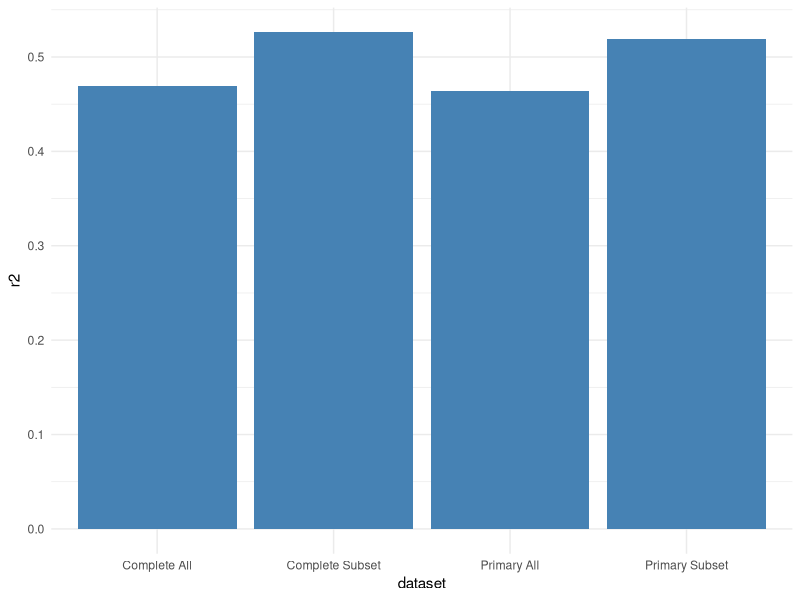
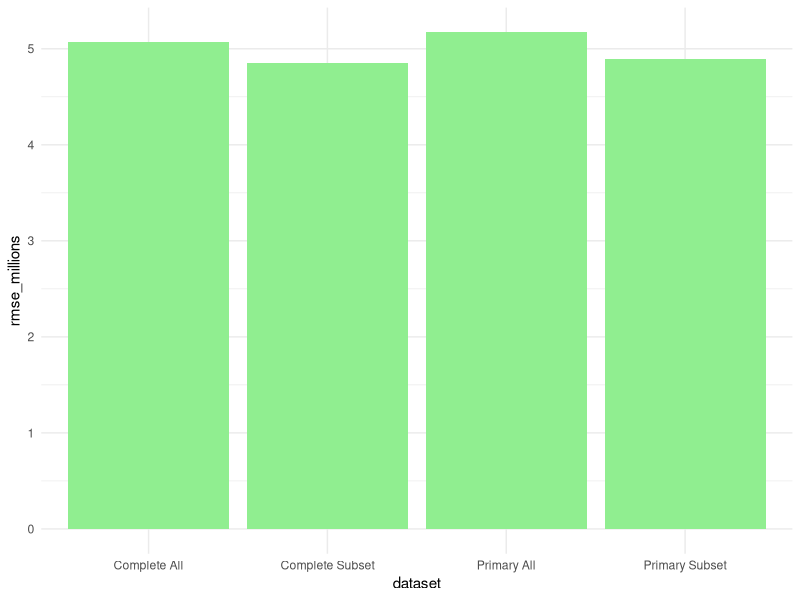
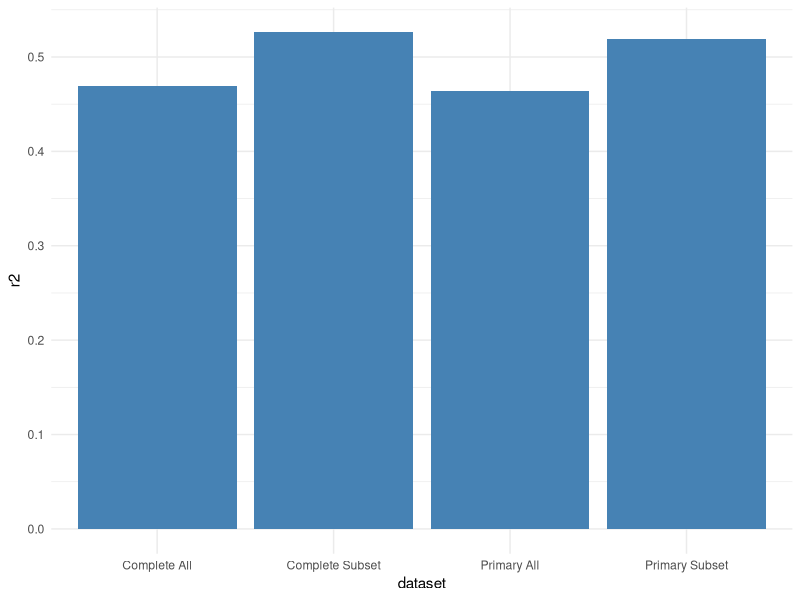
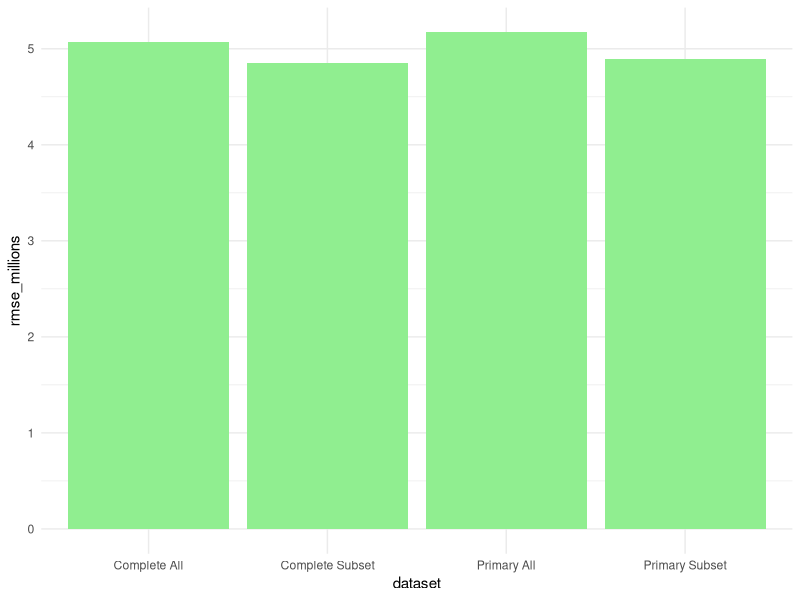

Write the R code that produced these figures, in order. (Note: this script raises an error after producing the figures.)
## ---- chunk 1
df_p.all <- read.csv('../data/pooled/primary.csv')
df_p.all$year <- as.factor(df_p.all$year)
str(df_p.all)
head(df_p.all)
## ---- chunk 2
df_c.all <- read.csv('../data/pooled/complete.csv')
df_c.all$year <- as.factor(df_c.all$year)
str(df_c.all)
head(df_c.all)
## ---- chunk 3
library(caret)
set.seed(7)
# primary dataset
train_rows.p <- createDataPartition(y=df_p.all[,'salary'], list=FALSE, p=.8)
df_p.train <- df_p.all[train_rows.p,]
df_p.test <- df_p.all[-train_rows.p,]
nrow(df_p.all)
nrow(df_p.train)
nrow(df_p.test)
# complete dataset
train_rows.c <- createDataPartition(y=df_c.all[,'salary'], list=FALSE, p=.8)
df_c.train <- df_c.all[train_rows.c,]
df_c.test <- df_c.all[-train_rows.c,]
nrow(df_c.all)
nrow(df_c.train)
nrow(df_c.test)
## ---- chunk 4
df_p_vs.train = read.csv('../data/train_test/primary/train_selected.csv')
df_p_vs.train$year <- as.factor(df_p_vs.train$year)
df_p_vs.test = read.csv('../data/train_test/primary/test_selected.csv')
df_p_vs.test$year <- as.factor(df_p_vs.test$year)
df_c_vs.train = read.csv('../data/train_test/complete/train_selected.csv')
df_c_vs.test = read.csv('../data/train_test/complete/test_selected.csv')
## ---- chunk 5
r_squared <- function(y,yHat){1-sum((y-yHat)^2)/sum((y-mean(y))^2)}
mse <- function(y,yHat){mean((y-yHat)^2)}
model_results <- function(model,dataset,y,yHat){
  r2_test <- r_squared(y,yHat)
  mse_test <- mse(y,yHat)
  cat(sprintf('Model: %-25s Dataset: %-15s R^2 Test: %-10.3f MSE: %-10.3e\n',model,dataset,r2_test,mse_test))}
## ---- chunk 6
# modeling function
slr_modeling <- function(dataset,df_train,df_test){
  model <- 'SLR'
  x_vars <- names(df_train)[!(names(df_train)%in%c('name','salary','X2P','X2PA','TRB','PTS'))]
  f <- as.formula(sprintf('salary ~ `%s`',paste(x_vars,collapse='` + `')))
  slr_model <- lm(f,data=df_train)
  yhat <- predict(slr_model,df_test)
  model_results(model,dataset,df_test[['salary']],yhat)
  return(slr_model)}
# train/test Simple Linear Regression models
names(df_p.train)
ignore <- slr_modeling('primary',df_p.train,df_p.test)
ignore <- slr_modeling('complete',df_c.train,df_c.test)
summary(ignore)
names(df_p_vs.train)
ignore <- slr_modeling('primary VS',df_p_vs.train,df_p_vs.test) # primary variable subset
ignore <- slr_modeling('complete VS',df_c_vs.train,df_c_vs.test) # complete variable subset
## ---- chunk 7
library(ggplot2)
r2_data <- as.data.frame(list(
  dataset = c('Primary All','Complete All','Primary Subset','Complete Subset'),
  r2 =      c(.464,         .469,            .519,          .526)))
ggplot(data=r2_data, aes(x=dataset, y=r2)) + 
  geom_bar(stat="identity", fill="steelblue") +
  theme_minimal()
ggsave("../figures/slr_r2_bar.png");
## ---- chunk 8
library(ggplot2)
rmse_data <- as.data.frame(list(
  dataset = c('Primary All','Complete All','Primary Subset','Complete Subset'),
  rmse_millions =      c(5.17,         5.07,          4.89,           4.85)))
ggplot(data=rmse_data, aes(x=dataset, y=rmse_millions)) + 
  geom_bar(stat="identity", fill="lightgreen") +
  theme_minimal()
ggsave("../figures/slr_rmse_bar.png");
## ---- chunk 9
library(glmnet)
# modeling function
lre_modeling <- function(dataset,x_train,y_train,x_test,y_test,alphas,mkplot){
  # fit models
  for (i in alphas){
    set.seed(7) # seed for reproducibility
    model_name <- sprintf('fit_alpha_%.2f',i)
    assign(model_name, cv.glmnet(x_train, y_train, type.measure="mse",alpha=i,family="gaussian"))
    model <- get(model_name)
    yhat <- predict(model,s=model$lambda.min,newx=x_test)
    model_results(model_name,dataset,y_test,yhat)
    # plot
    if(mkplot){
      path = sprintf("../figures/elasticnet_models/alpha_%.2f.%s.png",i,dataset)
      png(file=path)
      par(mfrow=c(2,1))
      glmnet_model <- glmnet(x_train, y_train, family="gaussian",alpha=i)
      plot(glmnet_model)
      title(sprintf('Elasticnet Model, %s dataset, alpha = %.2f',dataset,i),line=3)
      plot(model,xvar='lambda')      
      dev.off()}}
  return(model)} # return final model created
# extract train/test datasets of only numeric variables as required by glmnet models
#    primary dataset
numeric_vars.p <- names(Filter(is.numeric,df_p.train))
numeric_x_vars.p <- numeric_vars.p[!(numeric_vars.p%in%c('salary'))]
x_train.p <- data.matrix(df_p.train[,numeric_x_vars.p])
y_train.p <- df_p.train[['salary']]
x_test.p <- data.matrix(df_p.test[,numeric_x_vars.p])
y_test.p <- df_p.test[['salary']]
#    complete dataset
numeric_vars.c <- names(Filter(is.numeric,df_c.train))
numeric_x_vars.c <- numeric_vars.c[!(numeric_vars.c%in%c('salary'))]
x_train.c <- data.matrix(df_c.train[,numeric_x_vars.c])
y_train.c <- df_c.train[['salary']]
x_test.c <- data.matrix(df_c.test[,numeric_x_vars.c])
y_test.c <- df_c.test[['salary']]
# train/test Simple Linear Regression models
mkplots <- FALSE # change to TRUE if you want to generate plots
ignore <- lre_modeling('primary',x_train.p,y_train.p,x_test.p,y_test.p,seq(0,1,by=.05),mkplots)
ignore <- lre_modeling('complete',x_train.c,y_train.c,x_test.c,y_test.c,seq(0,1,by=.05),mkplots)
## ---- chunk 10
numeric_x_vars.c
optimal_model <- lre_modeling('complete',x_train.c,y_train.c,x_test.c,y_test.c,c(0),mkplots)
optimal_model$lambda.min
saveRDS(optimal_model,file='../data/optimal_model/elasticnet/model.rds')
## ---- chunk 11
df_c.train[df_c.train$name=='lebron james'&df_c.train$year=='2016',]
df_c.all.copy <- df_c.all
x <- data.matrix(df_c.all[,numeric_x_vars.c])
df_c.all.copy$salary_hat_elasticnet <- as.vector(predict(optimal_model,s=optimal_model$lambda.min,newx=x))
df_c.all.copy <- df_c.all.copy[,c('name','year','salary','salary_hat_elasticnet')]
names(df_c.all.copy) <- c('name','year','salary','salary_hat')
head(df_c.all.copy)
write.csv(df_c.all.copy,'../data/predictions/elasticnet.csv',row.names=F)
